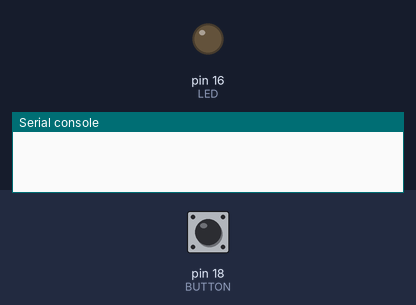
Bench run of a program on a simulated MicroPython board. Parts: output pins drawn as LEDs (lit = HIGH), the last lines printed to the serial console. The inputs (shaded band) are chosen by the test bench; at power-on: pin 18 (BUTTON) LOW.

Above: at 1.2 s.
1.3 s: pin 18 (BUTTON) pulled HIGH for 0.15 s
At 2.7 s:
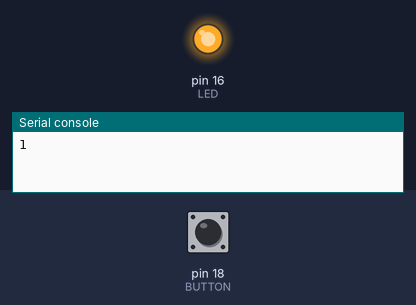
Timing chart, 0 to 10.4 s (numbered marks = the images above; inputs shaded):
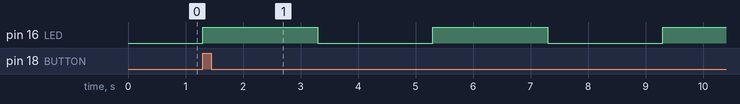

Measured:
- after the input at 1.3 s, pin 16 (LED): alternates HIGH for 2.0 s and LOW for 2.0 s, starting at once

The program:

Gpio.py
```python
import machine
import utime
from machine import Pin
LED = machine.Pin(16,machine.Pin.OUT)
BUTTON = machine.Pin(18,machine.Pin.IN)
value = 0


def fct_interruption(pin):

    global value
    value+=1

    print(value)

BUTTON.irq(trigger = Pin.IRQ_RISING, handler = fct_interruption)
#pin_button.irq(trigger=Pin.IRQ_FALLING,handler=button_isr)
while True:


    if value == 1:
        LED.value(1)
        utime.sleep(2)
        LED.value(0)
        utime.sleep(2)

    elif value == 2:
        LED.value(1)
        utime.sleep(1)
        LED.value(0)
        utime.sleep(1)


    elif value == 3:
        value =0
```
